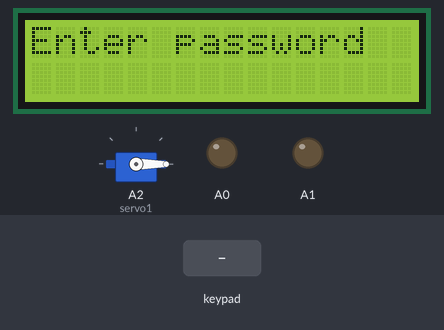
Simulated run of this sketch. Board: Arduino Uno, built with avr-gcc and run on an emulated ATmega328P. Parts: servo, 16×2 character LCD, output pins drawn as LEDs (lit = HIGH). Inputs (shaded band) come from the test bench.

Above: at 1.2 s.
1.3 s: keypad keys 1 2 3 4 # pressed 0.4 s apart
At 4.5 s:
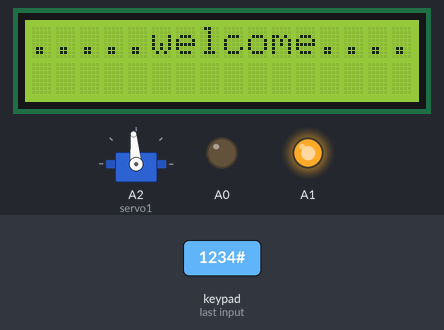
4.8 s: key '#' pressed
At 5.6 s:
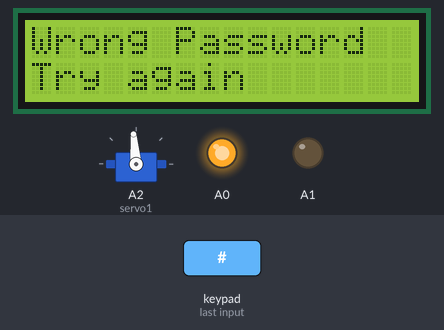
7.8 s: keypad keys 1 2 3 4 * pressed 0.4 s apart
At 10.1 s:
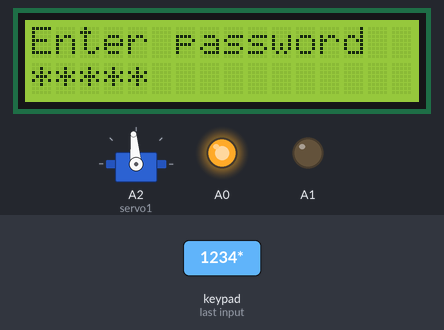
11.3 s: keypad keys 1 2 3 4 A pressed 0.4 s apart
At 14.0 s:
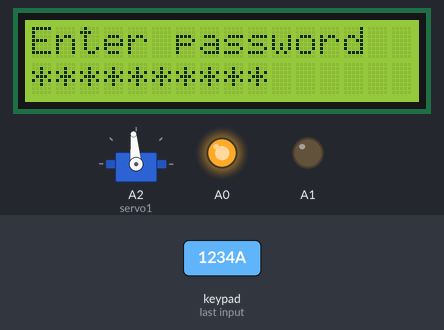
14.8 s: key '1' pressed
At 15.6 s:
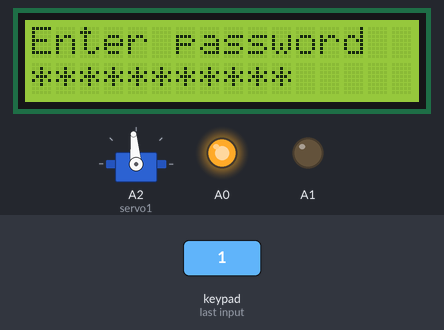
16.3 s: keypad keys 1 2 3 4 D pressed 0.4 s apart
At 19.2 s:
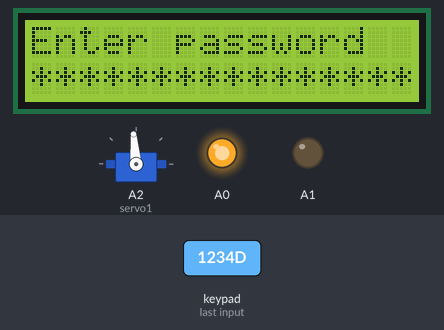
Timing chart, 0 to 20.7 s (numbered marks = the images above; inputs shaded):
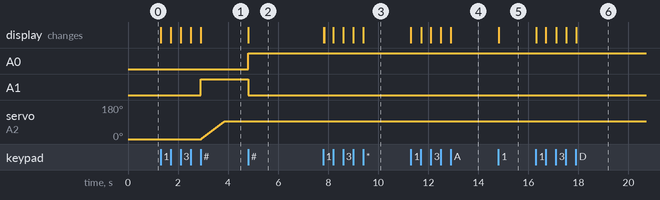

Measured:
- after the input at 1.3 s, A1: LOW → HIGH after 1.6 s; servo on A2 (servo1): moves from 0° to 95° over 0.94 s, starting after 1.6 s; the display: first changes at once (image 1 shows a later state)
- after the input at 4.8 s, A0: LOW → HIGH at once; A1: HIGH → LOW at once; the display: changes at once (image 2)
- after the input at 7.8 s, the display: first differs from a run without the input at once (image 3 shows a later state)
- after the input at 11.3 s, the display: first changes at once (image 4 shows a later state)
- after the input at 14.8 s, the display: changes at once (image 5)
- after the input at 16.3 s, the display: first changes at once (image 6 shows a later state)

The sketch:

project.ino
```cpp
#include <LiquidCrystal.h>
#include <Keypad.h>
#include <Servo.h>
Servo servo1;

int pos1=0;
String pass = "1234";
String userPass = "";
const byte ROWS = 4; //four rows
const byte COLS = 4;
char hexaKeys[ROWS][COLS] = {
  {'1','2','3','A'},
  {'4','5','6','B'},
  {'7','8','9','C'},
  {'*','0','#','D'}
};
LiquidCrystal lcd(13,12,11,10,9,8);
byte rowPins[ROWS] = {3, 2, 1, 0}; //connect to the row pinouts of the keypad
byte colPins[COLS] = {7, 6, 5,4}; //connect to the column pinouts of the keypad
Keypad customKeypad = Keypad( makeKeymap(hexaKeys), rowPins, colPins, ROWS, COLS);

void setup() {
  // put your setup code here, to run once:
//Serial.begin(9600);
pinMode(A0, OUTPUT);
pinMode(A1, OUTPUT);
servo1.write(pos1);
servo1.attach(A2);
lcd.begin(16,2);
lcd.print("Enter password");
lcd.setCursor(0,1);
}

void loop() {
  // put your main code here, to run repeatedly:

  char customKey = customKeypad.getKey();
  if (customKey){
    if(customKey =='#')
  {
    lcd.clear();
    lcd.setCursor(0,0);
    if(userPass == pass){
      digitalWrite(A1, HIGH);
      digitalWrite(A0, LOW);
      userPass ="";
      lcd.print(".....welcome....");
      for(pos1 = 0;pos1<=95;pos1++)
      {
        servo1.write(pos1);
       delay(10);

        }
      }
      else if(userPass != pass){
         digitalWrite(A0, HIGH);
        digitalWrite(A1, LOW);
      lcd.print("Wrong Password ");
      lcd.setCursor(0,1);
      lcd.print("Try again");
      userPass ="";
      delay(3000);
      lcd.clear();
      lcd.print("Enter password");
      lcd.setCursor(0,1);
      }
    //lcd.print(userPass);
  }else{
    //Serial.println(customKey);
    userPass += customKey;
    //lcd.print(customKey);
    lcd.print("*");
  }
  }
}
```
